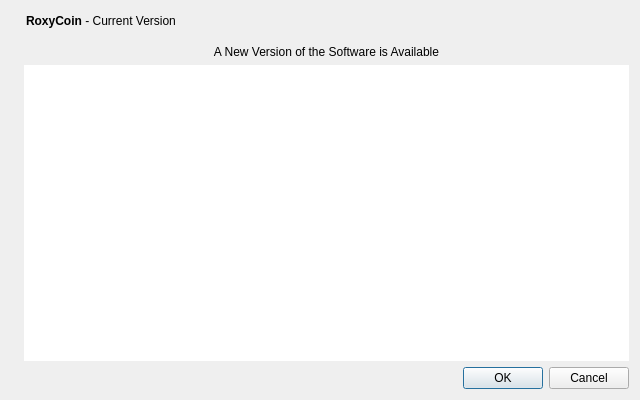
<?xml version="1.0" encoding="UTF-8"?>
<ui version="4.0">
 <class>UpdateDialog</class>
 <widget class="QDialog" name="UpdateDialog">
  <property name="geometry">
   <rect>
    <x>0</x>
    <y>0</y>
    <width>640</width>
    <height>400</height>
   </rect>
  </property>
  <property name="windowTitle">
   <string>RoxyCoin Update</string>
  </property>
  <layout class="QHBoxLayout" name="horizontalLayout_2">
   <item>
    <widget class="QLabel" name="label_4">
     <property name="sizePolicy">
      <sizepolicy hsizetype="Preferred" vsizetype="Ignored">
       <horstretch>0</horstretch>
       <verstretch>0</verstretch>
      </sizepolicy>
     </property>
     <property name="pixmap">
      <pixmap resource="../bitcoin.qrc">:/images/aboutBackground</pixmap>
     </property>
    </widget>
   </item>
   <item>
    <layout class="QVBoxLayout" name="verticalLayout_2">
     <item>
      <layout class="QHBoxLayout" name="horizontalLayout">
       <property name="leftMargin">
        <number>2</number>
       </property>
       <property name="bottomMargin">
        <number>8</number>
       </property>
       <item>
        <widget class="QLabel" name="label">
         <property name="cursor">
          <cursorShape>IBeamCursor</cursorShape>
         </property>
         <property name="text">
          <string>&lt;html&gt;&lt;head/&gt;&lt;body&gt;&lt;p&gt;&lt;span style=&quot; font-weight:600;&quot;&gt;RoxyCoin&lt;/span&gt; - Current Version&lt;/p&gt;&lt;/body&gt;&lt;/html&gt;</string>
         </property>
         <property name="textInteractionFlags">
          <set>Qt::LinksAccessibleByMouse|Qt::TextSelectableByKeyboard|Qt::TextSelectableByMouse</set>
         </property>
        </widget>
       </item>
       <item>
        <widget class="QLabel" name="versionLabel">
         <property name="cursor">
          <cursorShape>IBeamCursor</cursorShape>
         </property>
         <property name="text">
          <string notr="true"/>
         </property>
         <property name="textInteractionFlags">
          <set>Qt::LinksAccessibleByMouse|Qt::TextSelectableByKeyboard|Qt::TextSelectableByMouse</set>
         </property>
        </widget>
       </item>
       <item>
        <spacer name="horizontalSpacer">
         <property name="orientation">
          <enum>Qt::Horizontal</enum>
         </property>
         <property name="sizeHint" stdset="0">
          <size>
           <width>40</width>
           <height>20</height>
          </size>
         </property>
        </spacer>
       </item>
      </layout>
     </item>
     <item>
      <widget class="QLabel" name="title">
       <property name="cursor">
        <cursorShape>IBeamCursor</cursorShape>
       </property>
       <property name="text">
        <string>A New Version of the Software is Available</string>
       </property>
       <property name="alignment">
        <set>Qt::AlignHCenter|Qt::AlignTop</set>
       </property>
       <property name="margin">
        <number>2</number>
       </property>
       <property name="textInteractionFlags">
        <set>Qt::LinksAccessibleByMouse</set>
       </property>
      </widget>
     </item>
     <item>
      <widget class="QTextEdit" name="description">
       <property name="frameShape">
        <enum>QFrame::NoFrame</enum>
       </property>
       <property name="horizontalScrollBarPolicy">
        <enum>Qt::ScrollBarAlwaysOff</enum>
       </property>
       <property name="undoRedoEnabled">
        <bool>false</bool>
       </property>
       <property name="readOnly">
        <bool>true</bool>
       </property>
       <property name="cursorWidth">
        <number>1</number>
       </property>
       <property name="placeholderText">
        <string extracomment="This is the description of the change."/>
       </property>
      </widget>
     </item>
     <item>
      <widget class="QDialogButtonBox" name="buttonBox">
       <property name="orientation">
        <enum>Qt::Horizontal</enum>
       </property>
       <property name="standardButtons">
        <set>QDialogButtonBox::Cancel|QDialogButtonBox::Ok</set>
       </property>
      </widget>
     </item>
    </layout>
   </item>
  </layout>
 </widget>
 <resources>
  <include location="../bitcoin.qrc"/>
 </resources>
 <connections>
  <connection>
   <sender>buttonBox</sender>
   <signal>rejected()</signal>
   <receiver>UpdateDialog</receiver>
   <slot>reject()</slot>
   <hints>
    <hint type="sourcelabel">
     <x>428</x>
     <y>308</y>
    </hint>
    <hint type="destinationlabel">
     <x>286</x>
     <y>274</y>
    </hint>
   </hints>
  </connection>
  <connection>
   <sender>buttonBox</sender>
   <signal>accepted()</signal>
   <receiver>UpdateDialog</receiver>
   <slot>accept()</slot>
   <hints>
    <hint type="sourcelabel">
     <x>360</x>
     <y>308</y>
    </hint>
    <hint type="destinationlabel">
     <x>157</x>
     <y>274</y>
    </hint>
   </hints>
  </connection>
 </connections>
</ui>
